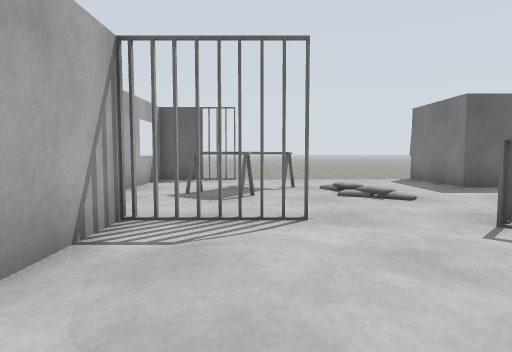
view 1 (above)

12 first-person views from a walk through a robot-simulator world made for Gazebo. The camera is 0.94 m above the floor, tilts 4° down and sees 75° across. The floor is counted in squares, 1 m on a side. Each view is taken from the middle of a square. On the plan, view 1 faces up. The plan holds only what a view shows up to about 12 squares ahead; the rest is blank.

view 2
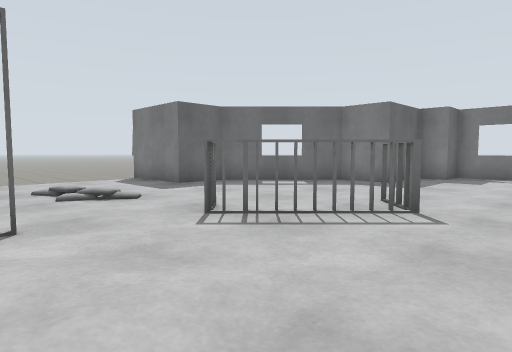

view 3
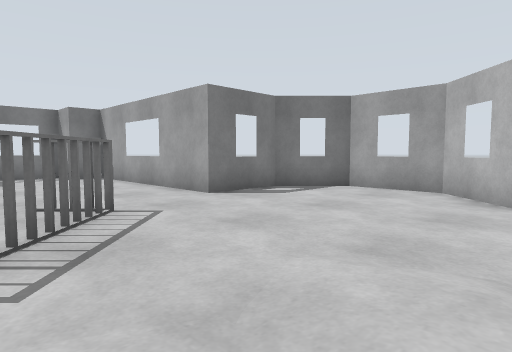

view 4
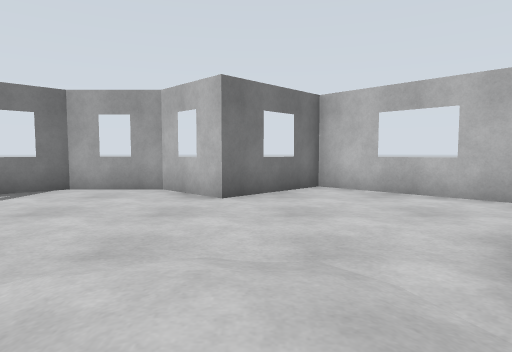

view 5
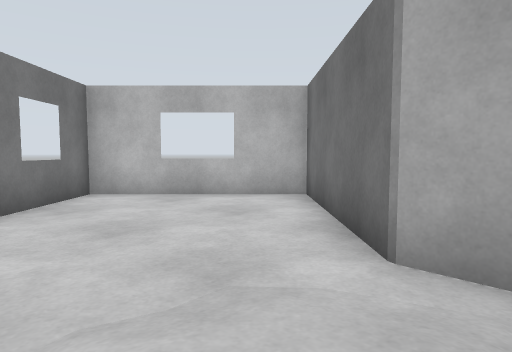

view 6
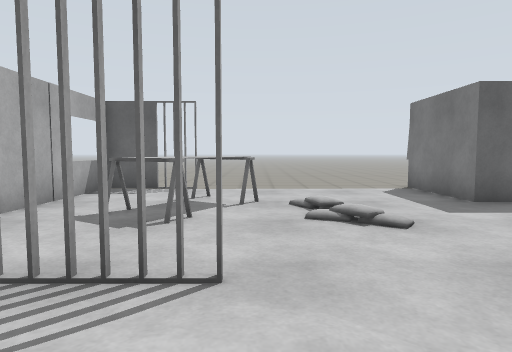

view 7
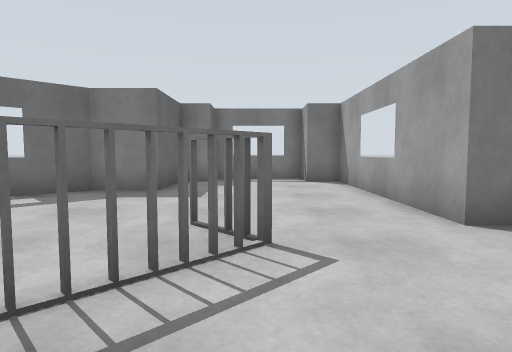

view 8
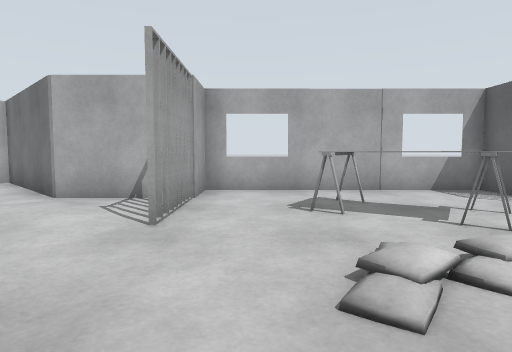

view 9
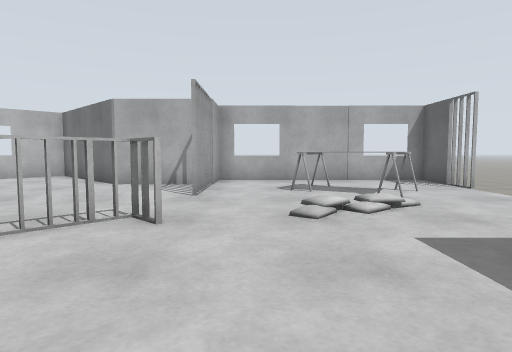

view 10
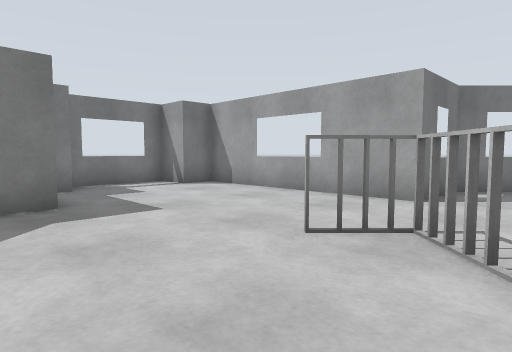

view 11
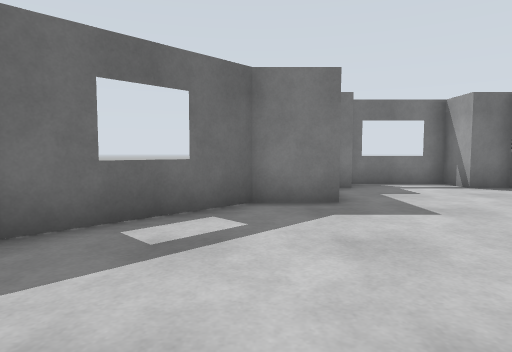

view 12
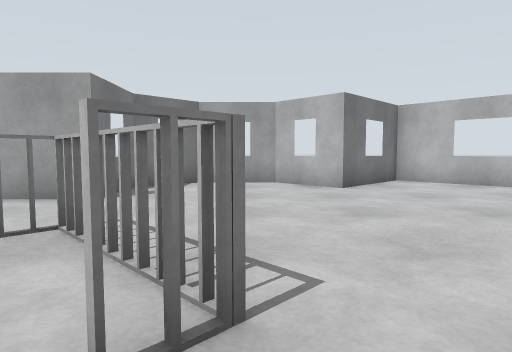

### Floor plan
Points are (right, up) in squares from view 1. A wall is a line through its corners. A room is listed if a view was taken in it or the views show most of it. See-through windows are left out.
Room 1 (views 1, 2, 3, 4, 5, 6, 7, 8, 9, 10, 11, 12)
walls: (-1.9, 4.7) (-1.9, 1.8) (-5.3, -1.7) (-1.8, -5.3) (0.7, -2.8) (2.4, -4.5) (4.8, -4.5) (6.3, -3) (6.3, -0.7) (12.8, -0.7) (12.8, 0.3) (14, 0.3) (14, 3.5); (-3.3, 8.4) (-3.3, 4.7) (-1.6, 4.7); (12.8, 4.4) (10.3, 4.4) (10.3, 6.1) (7.3, 9) (5.6, 9) (5.6, 12.2); (13.6, 3.5) (12.8, 3.5)
low walls: (3.7, 4.7) (3.2, 4.2) (5.4, 2) (6.4, 2.9); (5.4, 1.8) (3.1, 4.2) (3.7, 4.8); (2.1, 7.7) (2, 8.2); (1.1, 9.1) (0.7, 8.6); (1, 9.1) (-0.2, 7) (-1.6, 7.8); (-1.2, 8.1) (-1.6, 7.6); (-0.3, 9.9) (0.7, 9.1)
ways out: opening at (-1, 10) to room 2; opening at (-1, 13); opening at (6, 13)
Room 2 (no view inside)
walls: (-1.5, 11.6) (-3.3, 11.6) (-3.3, 8.4)
low walls: (0.1, 9.4) (-0.4, 9.7); (-1.5, 8) (0, 7.1)
ways out: opening at (-1, 10) to room 1; gap at (-2, 12)

Positions as (right, up) in squares from view 1, and headings:
1: (0, 0), facing up
2: (0, 0), facing up-right
3: (0, 4), facing down-right
4: (0, 4), facing down
5: (1, 3), facing down-left
6: (1, 2), facing up
7: (2, 2), facing right
8: (5, 6), facing left
9: (8, 6), facing left
10: (4, 6), facing down-right
11: (4, 6), facing right
12: (3, 6), facing down
